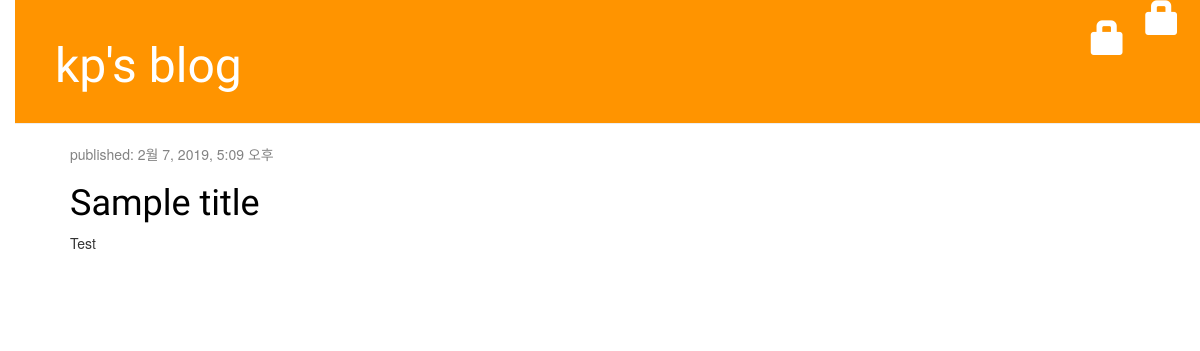
The app's page /, older data.
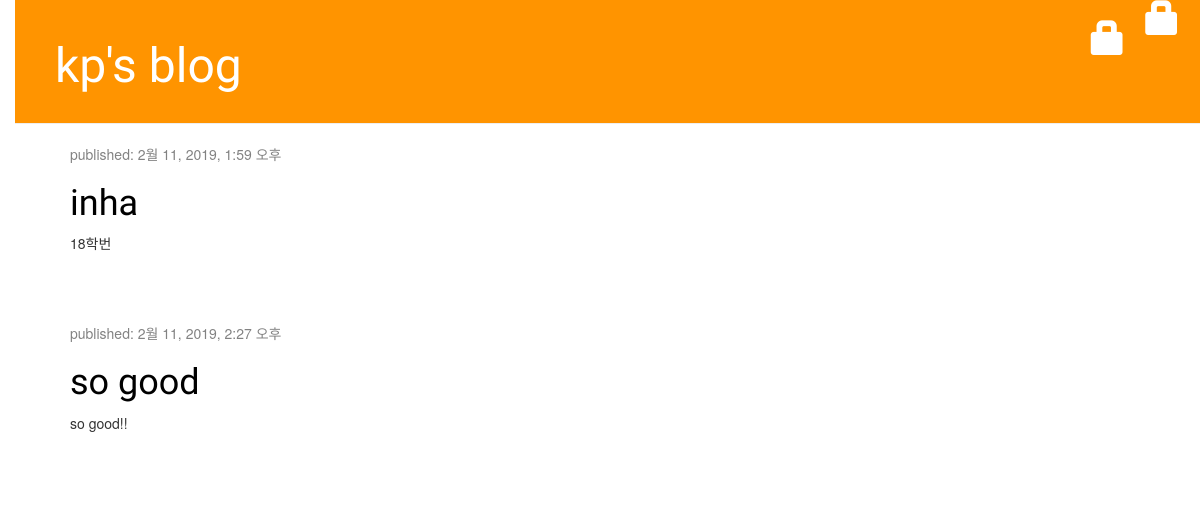
The same page, newer data.
### blog/models.py (models this page shows, shortened)
class Post(models.Model):
    author = models.ForeignKey('auth.User', on_delete=models.CASCADE) # 다른 모델에 대한 링크
    title = models.CharField(max_length=200) #글자 수가 제한된 텍스트 정의 //글제목 등등..
    text = models.TextField() #글자 수에 제한 없음 // 블로그 콘텐츠 등등
    created_date = models.DateTimeField( # 날짜와 시간을 의미
            default=timezone.now)
    published_date = models.DateTimeField(
            blank=True, null=True)

### blog/views.py (the view)
# urls.py: url(r'^$', views.post_list, name='post_list'),
def post_list(request):
    posts = Post.objects.filter(published_date__lte=timezone.now()).order_by('published_date')
    return render(request, 'blog/post_list.html', {'posts': posts})

### blog/templates/blog/post_list.html
{% extends 'blog/base.html' %}
{% block content %}
  {% for post in posts %}
    <div class="post">
      <div class="date">
        <p>published: {{post.published_date}}</p>
        </div>
        <h1><a href="{% url 'post_detail' pk=post.pk %}">{{ post.title }}</a></h1>
        <p>{{post.text|linebreaksbr }}</p>
      </div>
  {% endfor %}
{% endblock %}

Row changes from the older to the newer data that the page shows:
removed Post: published_date "2월 7, 2019, 5:09 오후", title "Sample title", text "Test"
now on this page (row edited): Post: published_date "2월 11, 2019, 1:59 오후", title "inha", text "18학번"
now on this page (row edited): Post: published_date "2월 11, 2019, 2:27 오후", title "so good", text "so good!!"
